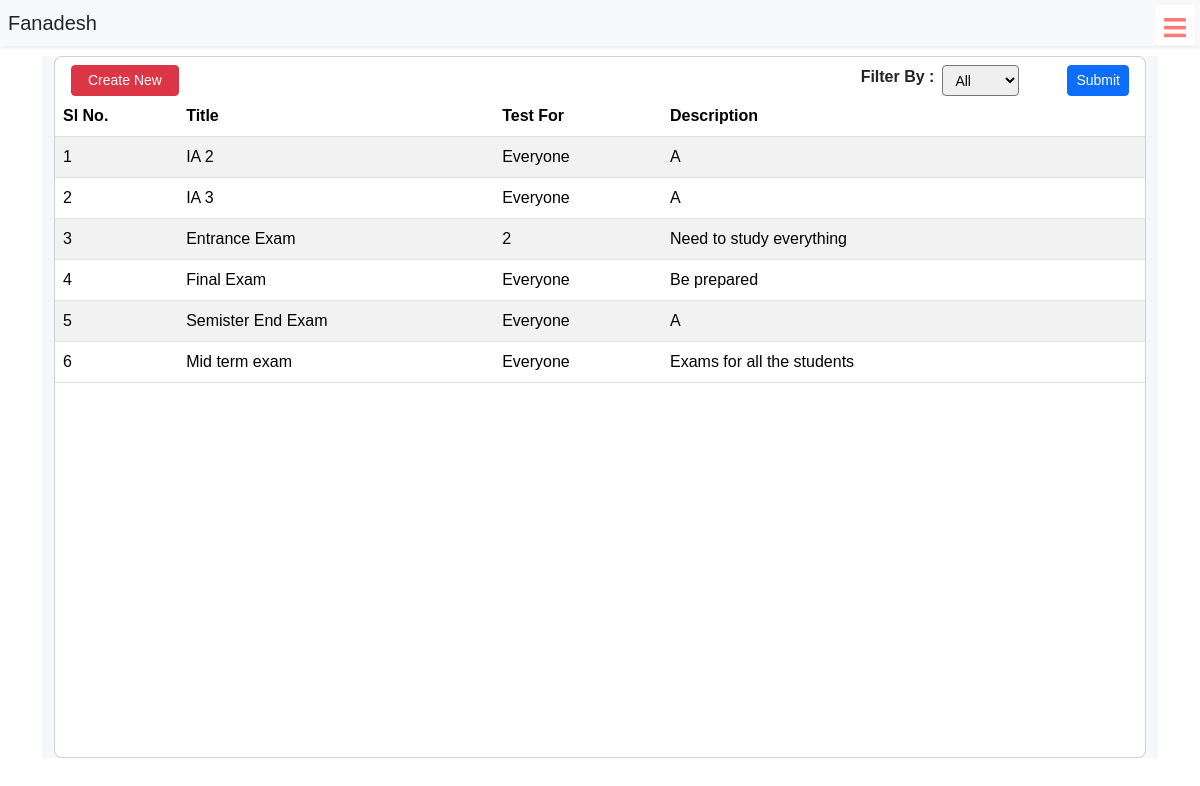
Screenshot of /display-tests (signed in) with the database file from the repository.
### schoolapp/models.py (models this page shows, shortened)
class BasicInfo(models.Model):
    created_at = models.DateTimeField(auto_now_add=True)
    updated_at = models.DateTimeField(auto_now=True)

class Test(BasicInfo):
    title = models.CharField(max_length=255)
    test_for = models.IntegerField()
    total_marks = models.IntegerField(default=0)
    description = models.TextField()
    start_at = models.DateTimeField(default = datetime.now())
    is_ready = models.BooleanField(default = False)

### schoolapp/views.py (the view)
# urls.py: path("display-tests",views.display_tests,name="display_tests"),
@login_required(login_url="signin")
def display_tests(request):
    tests_list  = Test.objects.all()[::-1]
    if request.method == 'POST':
        filter_order = request.POST["filter-order"]
        if filter_order == 'all':
            tests_list  = Test.objects.all()[::-1]
        else:
            tests_list = Test.objects.filter(test_for = filter_order)[::-1]
    else:
        tests_list = Test.objects.all()[::-1]
    context = {
        'tests_list' : tests_list
    }
    return render(request,"display-tests.html",context=context)

### templates/display-tests.html (shortened to what this page needs)
{% extends "base.html" %}
{% load static %}
{% block body %}
<div class="container-fluid container-md" style="margin-top: 2rem;">
    <section class="intro">
        <div class="bg-image h-100" style="background-color: #f5f7fa;">
            <div class="mask d-flex align-items-center h-100">
                <div class="container">
                    <div class="row justify-content-center">
                        <div class="col-12">
                            <div class="card">
                                <div class="card-body p-0">
                                    <div class="table-responsive table-scroll" data-mdb-perfect-scrollbar="true"
                                        style="position: relative; height: 700px">
                                        <table class="table table-striped table-hover mb-0">
                                            <div class="d-flex justify-content-md-between mt-2">
                                                <a href="{% url 'create_test' %}"
                                                    class="btn btn-danger btn-sm ms-3 px-3">Create New</a>
                                                <div class="d-md-flex me-3 ms-2">
                                                    <form class="" method="post" action="">
                                                        <label class="fw-semibold me-2 ms-md-5 mt-2 mt-md-0">Filter By :
                                                        </label>
                                                        <select name="filter-order" id="" class="form-select-sm">
                                                            <option value="all">All</option>
                                                        </select>
                                                        <button type="submit"
                                                            class="btn btn-sm btn-primary ms-5">Submit</button>
                                                    </form>
                                                </div>
                                            </div>
                                            <thead>
                                                <tr>
                                                    <th>Sl No.</th>
                                                    <th scope="col">Title</th>
                                                    <th scope="col">Test For</th>
                                                    <th scope="col">Description</th>
                                                    <th scope="col"></th>
                                                </tr>
                                            </thead>
                                            <tbody>
                                                {% for test in tests_list %}
                                                <tr>
                                                    <td>{{forloop.counter}}</td>
                                                    <td>{{test.title}}</td>
                                                    {% if test.test_for == 0 %}
                                                    <td>Everyone</td>
                                                    {% else %}
                                                    <td>{{test.test_for}}</td>
                                                    {% endif %}
                                                    <td>{{test.description | truncatewords:5}}</td>
                                                    <td>
                                                        {% if test.is_ready %}
                                                        <span><a href="{% url 'upload_marks' test.id %}">
                                                                    alt=""></a></span>
                                                        {% endif %}
                                                        <span><a href=""><img
                                                                    alt=""></a></span>
                                                    </td>
                                                </tr>
                                                {% endfor %}
                                            </tbody>
                                        </table>
                                    </div>
                                </div>
                            </div>
                        </div>
                    </div>
                </div>
            </div>
        </div>
    </section>
</div>
{% endblock %}

### templates/display-tests.html (style rules this page uses)
html, body, .intro { height: 100%; }
table td, table th { text-overflow: ellipsis; white-space: nowrap; overflow: hidden; }
thead th { color: #fff; }
.card { border-radius: .5rem; }
.table-scroll { border-radius: .5rem; }
.table-scroll table thead th { font-size: 1rem; }
thead { top: 0; position: sticky; }
tr { background-image: linear-gradient(to left, #fa9d95, #fd5954) !important; }

### templates/base.html (style rules this page uses)
body { font-family: Arial, Helvetica, sans-serif; }
* { margin: 0; padding: 0; text-decoration: none; }
:root { --accent-color: #fff; --gradient-color: #FBFBFB; }
body { margin: 0 !important; padding: 0 !important; }

### rows the page displays
Test: title "IA 2", test_for "Everyone", description "A"
Test: title "IA 3", test_for "Everyone", description "A"
Test: title "Entrance Exam", test_for "2", description "Need to study everything"
Test: title "Final Exam", test_for "Everyone", description "Be prepared"
Test: title "Semister End Exam", test_for "Everyone", description "A"
Test: title "Mid term exam", test_for "Everyone", description "Exams for all the students"
